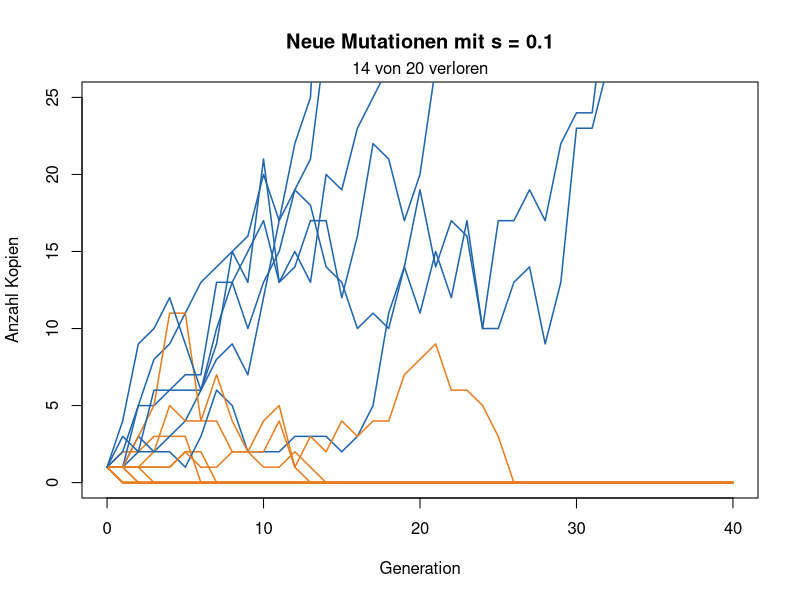
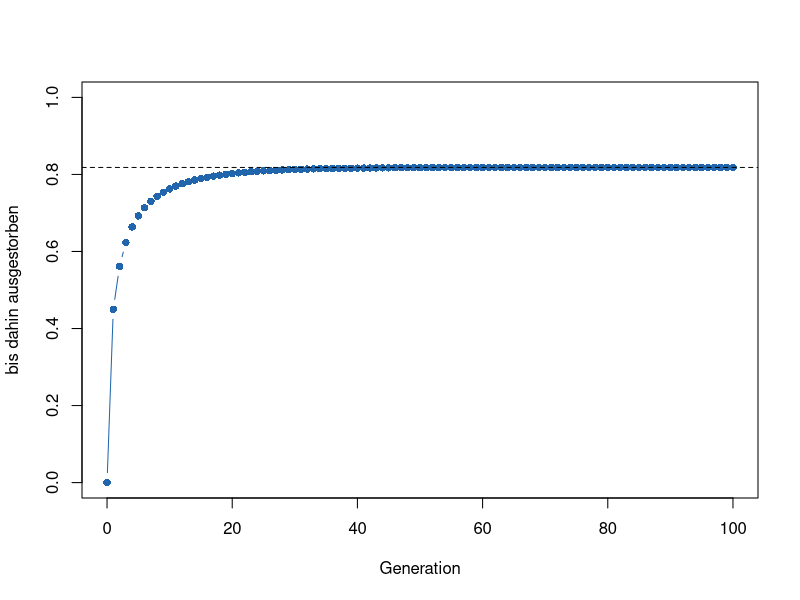
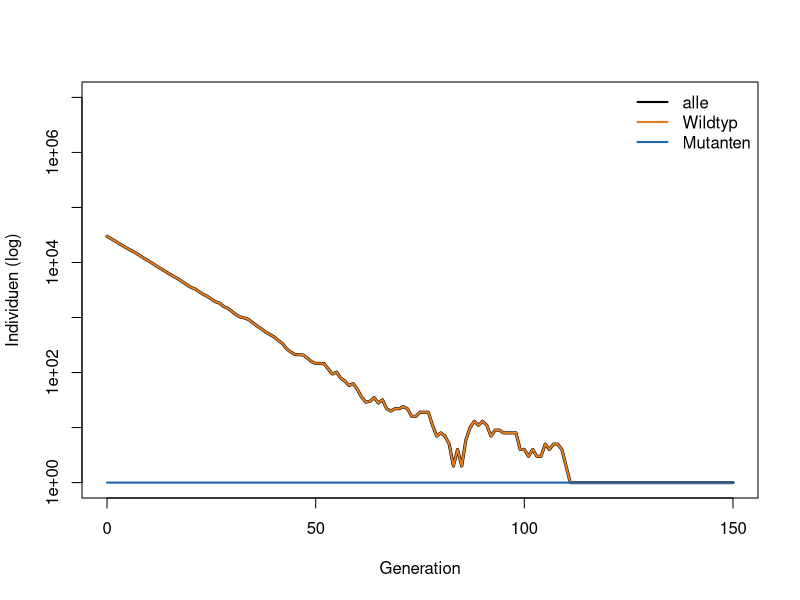
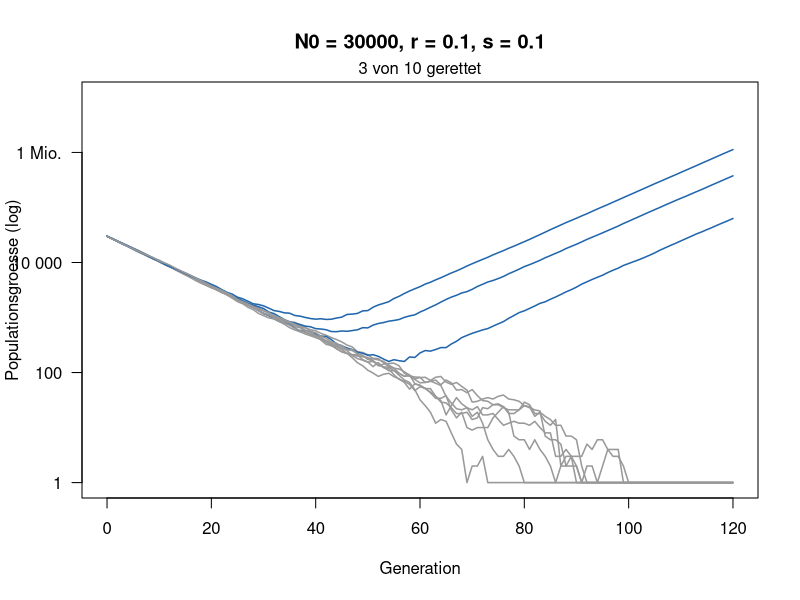
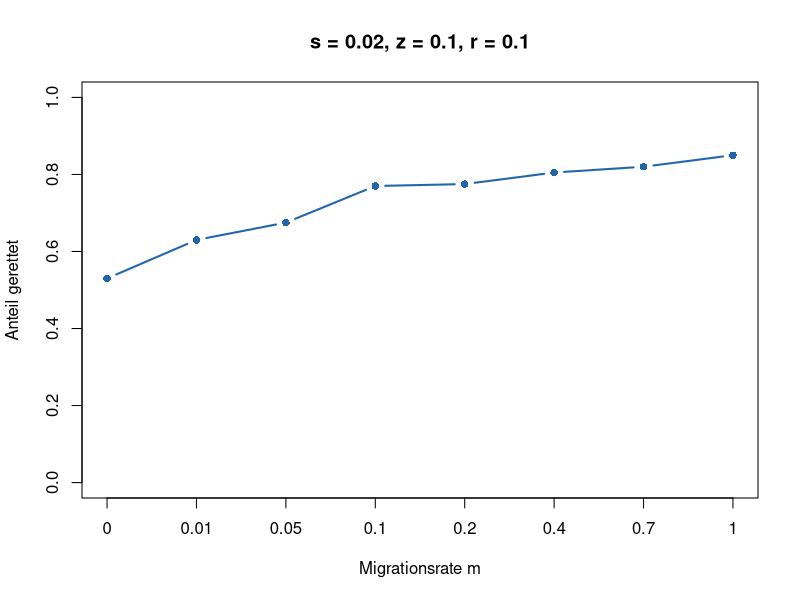
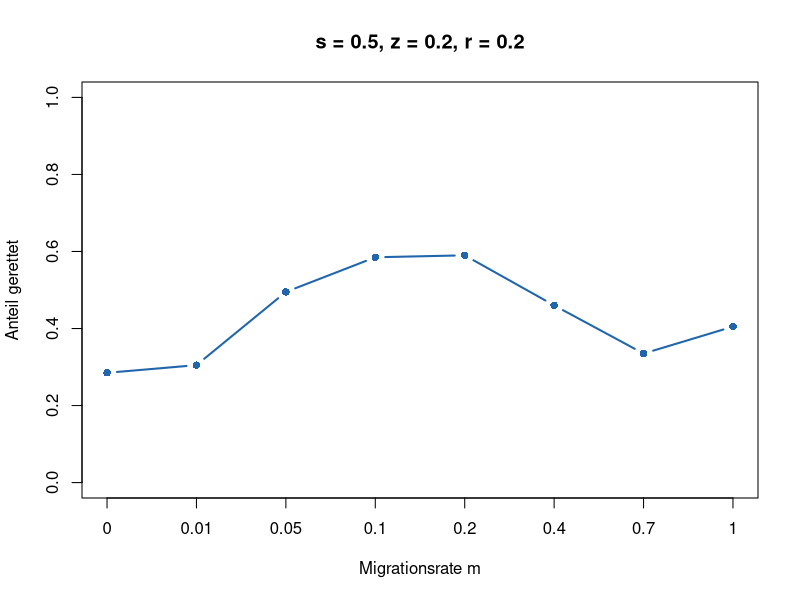

The R source for these figures, in order:
## ---- chunk 1
knitr::opts_chunk$set(echo = TRUE, warning = FALSE, message = FALSE,
                      fig.height = 4.6, fig.width = 7.5)
## ---- chunk 2
#| code-fold: true
#| code-summary: "Hilfsfunktionen (nicht verändern)"
# Eine Mutation über die Zeit: jede Kopie hat im Mittel 1 + s Nachkommen
linie <- function(s, generationen = 40) {
  n <- numeric(generationen + 1)
  n[1] <- 1
  for (t in seq_len(generationen)) n[t + 1] <- rpois(1, n[t] * (1 + s))
  n
}

zeige_linien <- function(s, anzahl = 20) {
  plot(NA, xlim = c(0, 40), ylim = c(0, 25), xlab = "Generation",
       ylab = "Anzahl Kopien", main = paste("Neue Mutationen mit s =", s))
  verloren <- 0
  for (i in seq_len(anzahl)) {
    n <- linie(s)
    weg <- n[41] == 0
    verloren <- verloren + weg
    lines(0:40, n, col = if (weg) "#e67e22" else "#2166ac", lwd = 1.5)
  }
  mtext(paste(verloren, "von", anzahl, "verloren"), side = 3, line = 0.2)
}

# 1 = etabliert (100 Kopien erreicht), 0 = verloren
schicksal <- function(s, grenze = 100) {
  n <- 1
  while (n > 0 && n < grenze) n <- rpois(1, n * (1 + s))
  as.numeric(n >= grenze)
}

schaetze_etablierung <- function(s, wiederholungen = 2000) {
  mean(replicate(wiederholungen, schicksal(s)))
}

# Eine schrumpfende Population: Wildtyp (1 - r), Mutanten (1 + s)
rettung_lauf <- function(N0, r, s, U = 1e-5, generationen = 120) {
  wt <- N0; mut <- 0
  N <- numeric(generationen + 1); N[1] <- N0
  for (t in seq_len(generationen)) {
    neu <- rbinom(1, wt, U)
    wt <- rpois(1, wt * (1 - r))
    mut <- min(rpois(1, mut * (1 + s)) + neu, 1e7)
    N[t + 1] <- wt + mut
  }
  N
}

zeige_rettung <- function(N0, r, s, anzahl = 10) {
  plot(NA, xlim = c(0, 120), ylim = c(1, 1e7), log = "y", xlab = "Generation",
       ylab = "Populationsgroesse (log)", yaxt = "n",
       main = paste0("N0 = ", N0, ", r = ", r, ", s = ", s))
  axis(2, at = 10^c(0, 2, 4, 6), labels = c("1", "100", "10 000", "1 Mio."), las = 1)
  gerettet <- 0
  for (i in seq_len(anzahl)) {
    N <- rettung_lauf(N0, r, s)
    ok <- N[121] > 0
    gerettet <- gerettet + ok
    lines(0:120, pmax(N, 1), col = if (ok) "#2166ac" else "grey60", lwd = 1.5)
  }
  mtext(paste(gerettet, "von", anzahl, "gerettet"), side = 3, line = 0.2)
}

# 1 = gerettet (1000 Mutanten), 0 = ausgestorben
rettung <- function(N0, r, s, U = 1e-5, grenze = 1000) {
  wt <- N0; mut <- 0
  repeat {
    neu <- rbinom(1, wt, U)
    wt <- rpois(1, wt * (1 - r))
    mut <- rpois(1, mut * (1 + s)) + neu
    if (mut >= grenze) return(1)
    if (wt + mut == 0) return(0)
  }
}

schaetze_rettung <- function(N0, r, s, wiederholungen = 300) {
  mean(replicate(wiederholungen, rettung(N0, r, s)))
}

# Näherung (Orr & Unckless 2014)
formel <- function(N0, r, s, U = 1e-5) round(1 - exp(-2 * N0 * U * s / r), 2)
## ---- chunk 3
#| fig-height: 4.4
#| fig-width: 7.5
zeige_linien(s = 0.1)   # hier s ändern
## ---- chunk 4
schaetze_etablierung(s = 0.1)   # hier s ändern
2 * 0.1                         # Faustregel
## ---- chunk 5
s <- 0.1                # Vorteil der Mutante
a <- (1 - s) / 2        # Chance auf 0 Nachkommen (Spielzeugmodell: 0 oder 2)
q <- numeric(101)       # q[t + 1]: Linie bis Generation t ausgestorben
q[1] <- 0               # am Anfang lebt sie
for (t in 1:100) {
  q[t + 1] <- a + (1 - a) * q[t]^2
}

plot(0:100, q, type = "b", pch = 16, col = "#2166ac", ylim = c(0, 1),
     xlab = "Generation", ylab = "bis dahin ausgestorben")
abline(h = (1 - s) / (1 + s), lty = 2)   # Lösung der Gleichung

1 - q[101]         # Etablierung nach der Rechnung
2 * s / (1 + s)    # Formel aus der Vorlesung
## ---- chunk 6
#| fig-height: 4.4
#| fig-width: 7.5
N0 <- 30000   # Startgrösse
r  <- 0.1     # Rückgang des Wildtyps pro Generation
s  <- 0.1     # Vorteil der Mutante
U  <- 1e-5    # Mutationsrate
generationen <- 150

# 1. Zustand: ein Platz pro Generation
wt  <- numeric(generationen + 1)
mut <- numeric(generationen + 1)
wt[1]  <- N0
mut[1] <- 0

# 2. und 3.: eine Generation, viele Male
for (t in 1:generationen) {
  neu        <- rbinom(1, wt[t], U)                # neue Mutanten unter den Wildtypen
  wt[t + 1]  <- rpois(1, wt[t] * (1 - r))          # Wildtyp: im Mittel 1 - r Nachkommen
  mut[t + 1] <- rpois(1, mut[t] * (1 + s)) + neu   # Mutanten: im Mittel 1 + s Nachkommen
}

plot(0:generationen, pmax(wt + mut, 1), type = "l", lwd = 3, log = "y",
     xlab = "Generation", ylab = "Individuen (log)", ylim = c(1, 1e7))
lines(0:generationen, pmax(wt, 1),  col = "#e67e22", lwd = 2)
lines(0:generationen, pmax(mut, 1), col = "#2166ac", lwd = 2)
legend("topright", c("alle", "Wildtyp", "Mutanten"), col = c("black", "#e67e22", "#2166ac"),
       lwd = 2, bty = "n")

which(mut > 0)[1] - 1   # in welcher Generation gibt es zum ersten Mal Mutanten?
## ---- chunk 7
ein_lauf <- function(N0, r, s, U = 1e-5) {
  wt <- N0
  mut <- 0
  while (wt + mut > 0 && mut < 1000) {   # solange nicht ausgestorben und nicht gerettet
    neu <- rbinom(1, wt, U)
    wt  <- rpois(1, wt * (1 - r))
    mut <- rpois(1, mut * (1 + s)) + neu
  }
  as.numeric(mut >= 1000)   # 1 = gerettet, 0 = ausgestorben
}

ergebnisse <- replicate(200, ein_lauf(N0 = 30000, r = 0.1, s = 0.1))
sum(ergebnisse)    # wie viele von 200 gerettet?
mean(ergebnisse)   # Anteil: Schätzung der Wahrscheinlichkeit
## ---- chunk 8
#| fig-height: 4.6
#| fig-width: 7.5
zeige_rettung(N0 = 30000, r = 0.1, s = 0.1)   # hier N0 oder r ändern
## ---- chunk 9
schaetze_rettung(N0 = 30000, r = 0.1, s = 0.1)   # hier ändern
formel(N0 = 30000, r = 0.1, s = 0.1)             # gleich ändern
## ---- chunk 10
zwei_orte <- function(m, s, z, r, K = 5000, theta = 100, U = 2e-5, grenze = 500) {
  wt  <- c(K, K)   # Wildtyp in Ort 1 und Ort 2
  mut <- c(0, 0)   # Mutanten in Ort 1 und Ort 2
  for (t in 1:1000) {
    schlecht <- c(TRUE, t > theta)
    wt  <- rpois(2, wt * ifelse(schlecht, 1 - r, 1))
    if (!schlecht[2]) wt[2] <- K                  # Zuflucht bleibt voll
    neu <- rbinom(2, wt, U)                       # neue Mutanten
    mut <- rpois(2, mut * ifelse(schlecht, 1 + z, 1 - s)) + neu
    weg_wt  <- rbinom(2, wt,  m / 2)              # Migration
    weg_mut <- rbinom(2, mut, m / 2)
    wt  <- wt  - weg_wt  + rev(weg_wt)
    mut <- mut - weg_mut + rev(weg_mut)
    if (sum(mut) >= grenze) return(1)             # gerettet
    if (sum(wt) + sum(mut) == 0) return(0)        # ausgestorben
  }
  0
}
## ---- chunk 11
#| code-fold: true
#| code-summary: "Abbildung (nicht verändern)"
zeige_migration <- function(s, z, r, wiederholungen = 200) {
  m_werte <- c(0, 0.01, 0.05, 0.1, 0.2, 0.4, 0.7, 1)
  p <- sapply(m_werte, function(m) mean(replicate(wiederholungen, zwei_orte(m, s, z, r))))
  plot(seq_along(m_werte), p, type = "b", pch = 16, lwd = 2, col = "#2166ac",
       ylim = c(0, 1), xaxt = "n", xlab = "Migrationsrate m", ylab = "Anteil gerettet",
       main = paste0("s = ", s, ", z = ", z, ", r = ", r))
  axis(1, at = seq_along(m_werte), labels = m_werte)
  invisible(data.frame(m = m_werte, gerettet = p))
}
## ---- chunk 12
#| fig-height: 4
#| fig-width: 7.5
set.seed(1)
zeige_migration(s = 0.02, z = 0.1, r = 0.1)   # billige Mutante
## ---- chunk 13
#| fig-height: 4
#| fig-width: 7.5
set.seed(1)
zeige_migration(s = 0.5, z = 0.2, r = 0.2)    # teure Mutante: bitte s ändern
